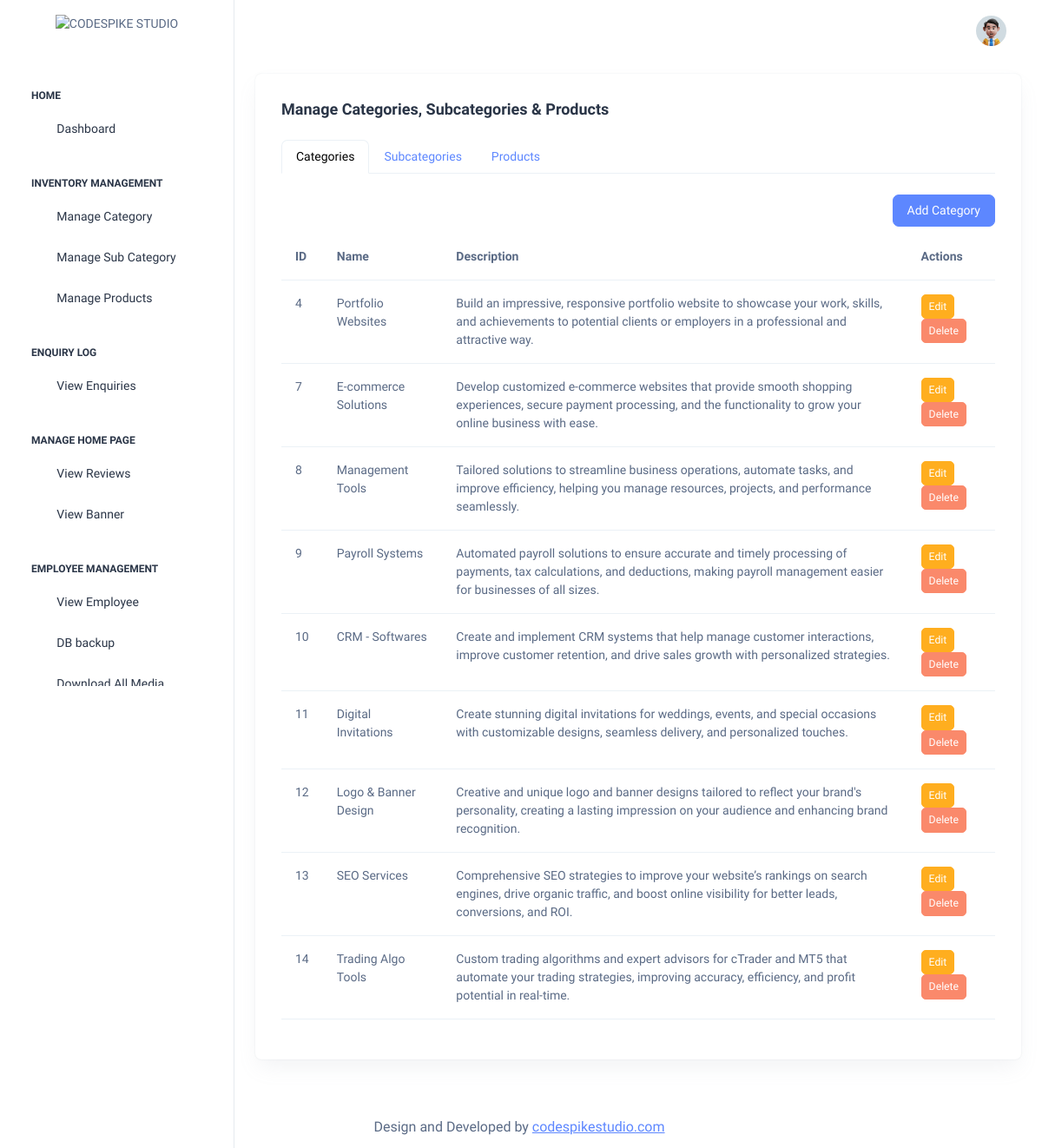
Screenshot of /manage-items/ with the database file from the repository.
### products/models.py (models this page shows, shortened)
class Category(models.Model):
    name = models.CharField(max_length=255)
    description = models.TextField()
    image = models.ImageField(upload_to='category_images/', null=True, blank=True)

### products/views.py (the view)
# urls.py: path('manage-items/', ManageItemsView.as_view(), name='manage_items'),
class ManageItemsView(ListView):
    template_name = 'admin_panel/manage_items.html'
    context_object_name = 'items'
    def get_context_data(self, **kwargs):
        context = super().get_context_data(**kwargs)
        context['categories'] = Category.objects.all()
        context['subcategories'] = subcategory.objects.all()
        context['products'] = Product.objects.all()
        return context
    def get_queryset(self):
        return None  # We're using get_context_data for multiple querysets

### templates/admin_panel/manage_items.html (shortened to what this page needs)
{% extends 'admin_panel/index.html' %}
{% block content %}
<div class="container-fluid" style="max-width: none;">
  <div class="card">
    <div class="card-body">
      <h5 class="card-title fw-semibold mb-4">Manage Categories, Subcategories & Products</h5>
      <ul class="nav nav-tabs" id="manageTabs">
        <li class="nav-item">
          <a class="nav-link active" data-bs-toggle="tab" href="#categories">Categories</a>
        </li>
        <li class="nav-item">
          <a class="nav-link" data-bs-toggle="tab" href="#subcategories">Subcategories</a>
        </li>
        <li class="nav-item">
          <a class="nav-link" data-bs-toggle="tab" href="#products">Products</a>
        </li>
      </ul>
      <div class="tab-content mt-4">
        <div id="categories" class="tab-pane fade show active">
          <div class="d-flex justify-content-end mb-2">
            <a href="{% url 'add_category' %}" class="btn btn-primary">Add Category</a>
          </div>
          <table class="table">
            <thead>
              <tr>
                <th>ID</th>
                <th>Name</th>
                <th>Description</th>
                <th>Actions</th>
              </tr>
            </thead>
            <tbody>
              {% for category in categories %}
              <tr>
                <td>{{ category.id }}</td>
                <td>{{ category.name }}</td>
                <td>{{ category.description }}</td>
                <td>
                  <a href="{% url 'edit_category' category.id %}" class="btn btn-warning btn-sm">Edit</a>
                  <button class="btn btn-danger btn-sm" data-bs-toggle="modal" data-bs-target="#deleteCategory{{ category.id }}">Delete</button>
                </td>
              </tr>
              {% endfor %}
            </tbody>
          </table>
        </div>
      </div>
    </div>
  </div>
</div>
{% endblock %}

### rows the page displays
Category: id "4", name "Portfolio Websites", description "Build an impressive, responsive portfolio website to showcase your work, skills, and achievements to potential clients or employers in a professional and attractive way."
Category: id "7", name "E-commerce Solutions", description "Develop customized e-commerce websites that provide smooth shopping experiences, secure payment processing, and the functionality to grow your online business with ease."
Category: id "8", name "Management Tools", description "Tailored solutions to streamline business operations, automate tasks, and improve efficiency, helping you manage resources, projects, and performance seamlessly."
Category: id "9", name "Payroll Systems", description "Automated payroll solutions to ensure accurate and timely processing of payments, tax calculations, and deductions, making payroll management easier for businesses of all sizes."
Category: id "10", name "CRM - Softwares", description "Create and implement CRM systems that help manage customer interactions, improve customer retention, and drive sales growth with personalized strategies."
Category: id "11", name "Digital Invitations", description "Create stunning digital invitations for weddings, events, and special occasions with customizable designs, seamless delivery, and personalized touches."
Category: id "12", name "Logo & Banner Design", description "Creative and unique logo and banner designs tailored to reflect your brand's personality, creating a lasting impression on your audience and enhancing brand recognition."
Category: id "13", name "SEO Services", description "Comprehensive SEO strategies to improve your website’s rankings on search engines, drive organic traffic, and boost online visibility for better leads, conversions, and ROI."
Category: id "14", name "Trading Algo Tools", description "Custom trading algorithms and expert advisors for cTrader and MT5 that automate your trading strategies, improving accuracy, efficiency, and profit potential in real-time."
